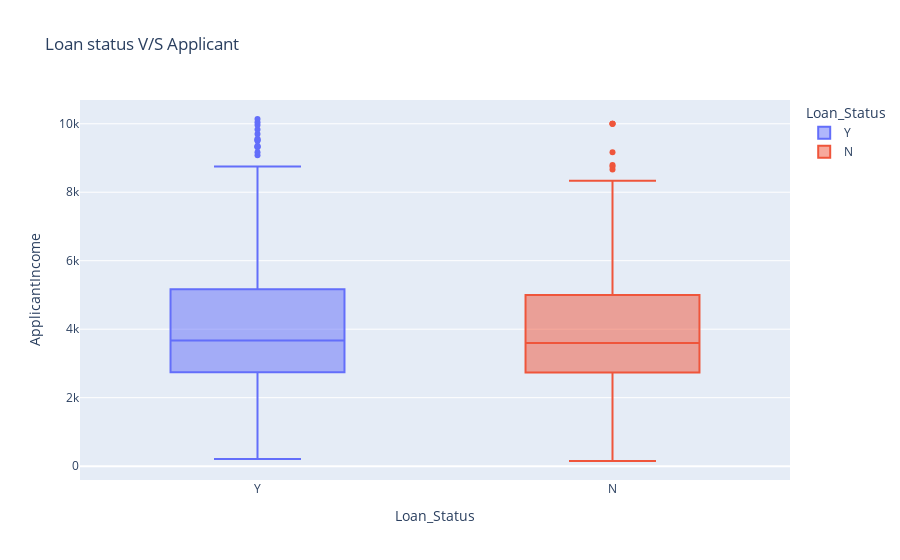

Notebook source saved alongside this figure:
### Code cell
fig_income = px.box(df,y ='ApplicantIncome',
                    x = 'Loan_Status',
                    color = "Loan_Status",
                    title = "Loan status V/S Applicant")
fig_income.show()

### Figure 1 — Plotly figure (JSON) as saved in the notebook; plotly's stock layout.template omitted (floating-point values rounded to 4 significant figures; data arrays with more than 128 entries replaced by an {"elided": "..."} marker saying what was removed)
{"data": [{"alignmentgroup": "True", "hovertemplate": "Loan_Status=%{x}<br>ApplicantIncome=%{y}<extra></extra>", "legendgroup": "Y", "marker": {"color": "#636efa"}, "name": "Y", "notched": false, "offsetgroup": "Y", "orientation": "v", "showlegend": true, "type": "box", "x": {"elided": "389 str values"}, "x0": " ", "xaxis": "x", "y": {"elided": "389 int values"}, "y0": " ", "yaxis": "y"}, {"alignmentgroup": "True", "hovertemplate": "Loan_Status=%{x}<br>ApplicantIncome=%{y}<extra></extra>", "legendgroup": "N", "marker": {"color": "#EF553B"}, "name": "N", "notched": false, "offsetgroup": "N", "orientation": "v", "showlegend": true, "type": "box", "x": {"elided": "175 str values"}, "x0": " ", "xaxis": "x", "y": {"elided": "175 int values"}, "y0": " ", "yaxis": "y"}], "layout": {"boxmode": "overlay", "legend": {"title": {"text": "Loan_Status"}, "tracegroupgap": 0}, "title": {"text": "Loan status V/S Applicant"}, "xaxis": {"anchor": "y", "categoryarray": ["Y", "N"], "categoryorder": "array", "domain": [0, 1], "title": {"text": "Loan_Status"}}, "yaxis": {"anchor": "x", "domain": [0, 1], "title": {"text": "ApplicantIncome"}}}}
